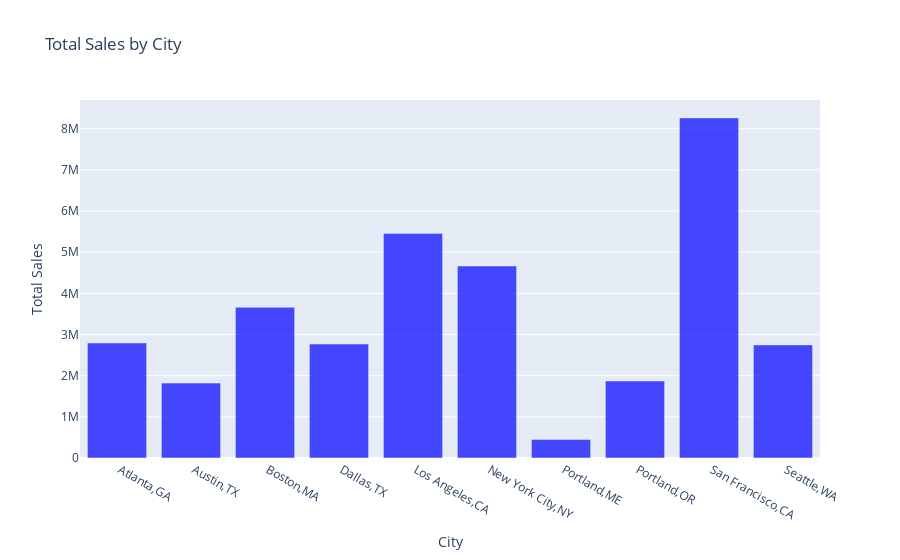

Notebook cell for this chart:
### Markdown cell above
Which City recorded the best sales

### Code cell
# Get total sales by city
sales_by_city = all_months_data.groupby('City')['Sales'].sum()
# all_months_data = all_months_data.groupby('Month').sum()

# Let's plot this	
x = sales_by_city.index
y = sales_by_city.values

fig = go.Figure()

fig.add_trace(go.Bar(
    x=x,
    y=y,
    marker_color='blue',
    opacity=0.7
))

fig.update_layout(
    title='Total Sales by City',
    xaxis=dict(title='City'),
    yaxis=dict(title='Total Sales'),
)

fig.show()

### Figure 1 — Plotly figure (JSON) as saved in the notebook; plotly's stock layout.template omitted (floating-point values rounded to 4 significant figures)
{"data": [{"marker": {"color": "blue"}, "opacity": 0.7, "type": "bar", "x": [" Atlanta,GA", " Austin,TX", " Boston,MA", " Dallas,TX", " Los Angeles,CA", " New York City,NY", " Portland,ME", " Portland,OR", " San Francisco,CA", " Seattle,WA"], "y": [2795000.0, 1820000.0, 3662000.0, 2768000.0, 5453000.0, 4664000.0, 449800.0, 1871000.0, 8262000.0, 2748000.0]}], "layout": {"title": {"text": "Total Sales by City"}, "xaxis": {"title": {"text": "City"}}, "yaxis": {"title": {"text": "Total Sales"}}}}
